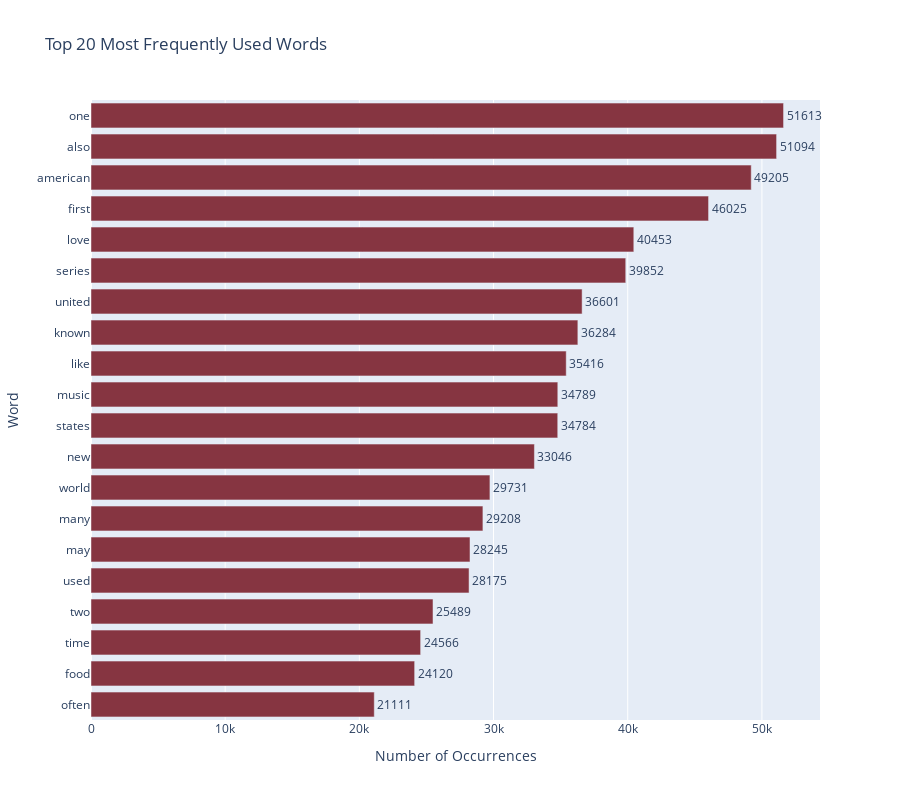

Notebook cell for this chart:
### Markdown cell above
## Most Frequent Words

### Code cell
flat_tokenized_sentences = [word.lower() for sentence in tokenized_sentences for word in sentence]

stop_words = set(stopwords.words('english'))
filtered_words = [word for word in flat_tokenized_sentences if word not in stop_words]

fdist = FreqDist(filtered_words)

word_occurrences_df = pd.DataFrame(list(fdist.items()), columns=['Word', 'Occurrences'])
word_occurrences_df = word_occurrences_df.sort_values(by='Occurrences', ascending=False)

# Select the top N words to display
top_words = 20 
top_word_occurrences_df = word_occurrences_df.head(top_words)

fig = px.bar(top_word_occurrences_df, y='Word', x='Occurrences',
             labels={'Occurrences': 'Number of Occurrences', 'Word': 'Word'},
             title='Top {} Most Frequently Used Words'.format(top_words),
             text='Occurrences', orientation='h', height=600,
             category_orders={'Word': top_word_occurrences_df['Word'].tolist()})

fig.update_traces(textfont_size=12, textangle=0, textposition="outside", cliponaxis=False,marker_color=red)
fig.update_layout(height=800)

fig

### Figure 1 — Plotly figure (JSON) as saved in the notebook; plotly's stock layout.template omitted (floating-point values rounded to 4 significant figures)
{"data": [{"alignmentgroup": "True", "cliponaxis": false, "hovertemplate": "Number of Occurrences=%{text}<br>Word=%{y}<extra></extra>", "legendgroup": "", "marker": {"color": "#863541", "pattern": {"shape": ""}}, "name": "", "offsetgroup": "", "orientation": "h", "showlegend": false, "text": [51613, 51094, 49205, 46025, 40453, 39852, 36601, 36284, 35416, 34789, 34784, 33046, 29731, 29208, 28245, 28175, 25489, 24566, 24120, 21111], "textangle": 0, "textfont": {"size": 12}, "textposition": "outside", "type": "bar", "x": [51613, 51094, 49205, 46025, 40453, 39852, 36601, 36284, 35416, 34789, 34784, 33046, 29731, 29208, 28245, 28175, 25489, 24566, 24120, 21111], "xaxis": "x", "y": ["one", "also", "american", "first", "love", "series", "united", "known", "like", "music", "states", "new", "world", "many", "may", "used", "two", "time", "food", "often"], "yaxis": "y"}], "layout": {"barmode": "relative", "height": 800, "legend": {"tracegroupgap": 0}, "title": {"text": "Top 20 Most Frequently Used Words"}, "xaxis": {"anchor": "y", "domain": [0, 1], "title": {"text": "Number of Occurrences"}}, "yaxis": {"anchor": "x", "categoryarray": ["often", "food", "time", "two", "used", "may", "many", "world", "new", "states", "music", "like", "known", "united", "series", "love", "first", "american", "also", "one"], "categoryorder": "array", "domain": [0, 1], "title": {"text": "Word"}}}}
